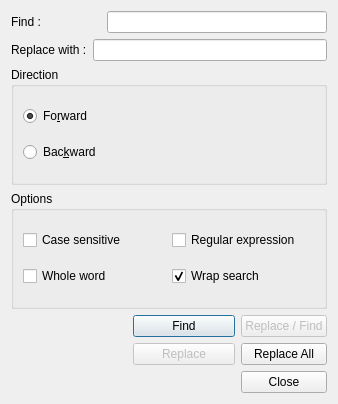
<?xml version="1.0" encoding="UTF-8"?>
<ui version="4.0">
 <class>FindReplaceDialog</class>
 <widget class="QDialog" name="FindReplaceDialog">
  <property name="geometry">
   <rect>
    <x>0</x>
    <y>0</y>
    <width>338</width>
    <height>404</height>
   </rect>
  </property>
  <property name="windowTitle">
   <string>Find / Replace</string>
  </property>
  <layout class="QVBoxLayout" name="verticalLayout">
   <item>
    <layout class="QHBoxLayout" name="horizontalLayout">
     <item>
      <widget class="QLabel" name="findLabel">
       <property name="text">
        <string>Find :                  </string>
       </property>
      </widget>
     </item>
     <item>
      <widget class="QLineEdit" name="textToFind"/>
     </item>
    </layout>
   </item>
   <item>
    <layout class="QHBoxLayout" name="horizontalLayout_2">
     <item>
      <widget class="QLabel" name="replaceLabel">
       <property name="text">
        <string>Replace with :</string>
       </property>
      </widget>
     </item>
     <item>
      <widget class="QLineEdit" name="replaceText"/>
     </item>
    </layout>
   </item>
   <item>
    <widget class="QGroupBox" name="groupBox">
     <property name="title">
      <string>Direction</string>
     </property>
     <layout class="QVBoxLayout" name="verticalLayout_2">
      <item>
       <widget class="QRadioButton" name="forwardRB">
        <property name="text">
         <string>Fo&amp;rward</string>
        </property>
        <property name="checked">
         <bool>true</bool>
        </property>
       </widget>
      </item>
      <item>
       <widget class="QRadioButton" name="backwardRB">
        <property name="text">
         <string>Bac&amp;kward</string>
        </property>
       </widget>
      </item>
     </layout>
    </widget>
   </item>
   <item>
    <widget class="QGroupBox" name="groupBox_2">
     <property name="title">
      <string>Options</string>
     </property>
     <layout class="QGridLayout" name="gridLayout_2">
      <item row="0" column="0">
       <widget class="QCheckBox" name="caseSensitiveCB">
        <property name="text">
         <string>Case sensitive</string>
        </property>
       </widget>
      </item>
      <item row="0" column="1">
       <widget class="QCheckBox" name="regexpCB">
        <property name="text">
         <string>Regular expression</string>
        </property>
       </widget>
      </item>
      <item row="1" column="0">
       <widget class="QCheckBox" name="wholeWordCB">
        <property name="text">
         <string>Whole word</string>
        </property>
       </widget>
      </item>
      <item row="1" column="1">
       <widget class="QCheckBox" name="wrapSearchCB">
        <property name="text">
         <string>Wrap search</string>
        </property>
        <property name="checked">
         <bool>true</bool>
        </property>
       </widget>
      </item>
     </layout>
    </widget>
   </item>
   <item>
    <layout class="QGridLayout" name="gridLayout">
     <item row="0" column="0">
      <spacer name="horizontalSpacer">
       <property name="orientation">
        <enum>Qt::Horizontal</enum>
       </property>
       <property name="sizeHint" stdset="0">
        <size>
         <width>40</width>
         <height>20</height>
        </size>
       </property>
      </spacer>
     </item>
     <item row="0" column="1">
      <widget class="QPushButton" name="findButton">
       <property name="minimumSize">
        <size>
         <width>102</width>
         <height>0</height>
        </size>
       </property>
       <property name="text">
        <string>Find</string>
       </property>
      </widget>
     </item>
     <item row="0" column="2">
      <widget class="QPushButton" name="replaceFindButton">
       <property name="enabled">
        <bool>false</bool>
       </property>
       <property name="text">
        <string>Replace / Find</string>
       </property>
      </widget>
     </item>
     <item row="1" column="0">
      <spacer name="horizontalSpacer_2">
       <property name="orientation">
        <enum>Qt::Horizontal</enum>
       </property>
       <property name="sizeHint" stdset="0">
        <size>
         <width>40</width>
         <height>20</height>
        </size>
       </property>
      </spacer>
     </item>
     <item row="1" column="1">
      <widget class="QPushButton" name="replaceButton">
       <property name="enabled">
        <bool>false</bool>
       </property>
       <property name="minimumSize">
        <size>
         <width>102</width>
         <height>0</height>
        </size>
       </property>
       <property name="text">
        <string>Replace</string>
       </property>
      </widget>
     </item>
     <item row="1" column="2">
      <widget class="QPushButton" name="replaceAllButton">
       <property name="text">
        <string>Replace All</string>
       </property>
      </widget>
     </item>
     <item row="2" column="2">
      <widget class="QPushButton" name="closeButton">
       <property name="text">
        <string>Close</string>
       </property>
      </widget>
     </item>
     <item row="2" column="0">
      <widget class="QLabel" name="searchStatusLabel">
       <property name="text">
        <string/>
       </property>
      </widget>
     </item>
    </layout>
   </item>
  </layout>
 </widget>
 <resources/>
 <connections/>
</ui>
